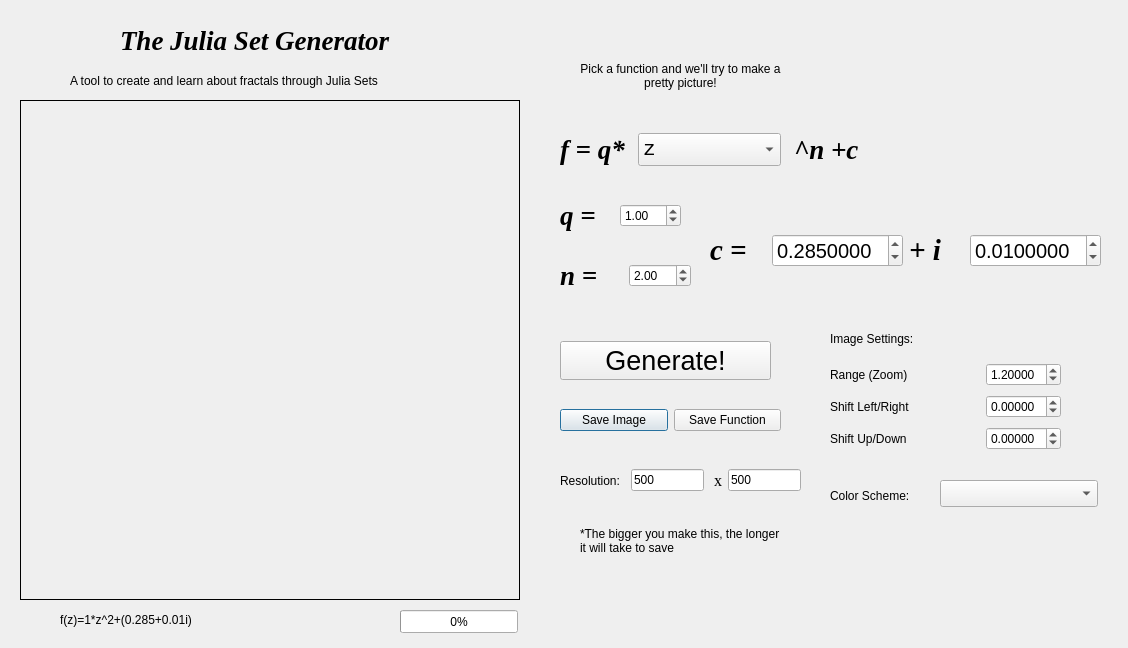
<?xml version="1.0" encoding="UTF-8"?>
<ui version="4.0">
 <class>Dialog</class>
 <widget class="QDialog" name="Dialog">
  <property name="geometry">
   <rect>
    <x>0</x>
    <y>0</y>
    <width>1128</width>
    <height>648</height>
   </rect>
  </property>
  <property name="sizePolicy">
   <sizepolicy hsizetype="Fixed" vsizetype="Fixed">
    <horstretch>0</horstretch>
    <verstretch>0</verstretch>
   </sizepolicy>
  </property>
  <property name="font">
   <font>
    <family>Ubuntu</family>
    <weight>50</weight>
    <italic>false</italic>
    <bold>false</bold>
   </font>
  </property>
  <property name="windowTitle">
   <string>The Julia Set Fractal Generator</string>
  </property>
  <widget class="QLabel" name="labeltitle">
   <property name="geometry">
    <rect>
     <x>120</x>
     <y>20</y>
     <width>281</width>
     <height>41</height>
    </rect>
   </property>
   <property name="font">
    <font>
     <family>Times New Roman</family>
     <pointsize>20</pointsize>
     <weight>75</weight>
     <italic>true</italic>
     <bold>true</bold>
    </font>
   </property>
   <property name="text">
    <string>The Julia Set Generator</string>
   </property>
  </widget>
  <widget class="QLabel" name="label">
   <property name="geometry">
    <rect>
     <x>70</x>
     <y>70</y>
     <width>401</width>
     <height>21</height>
    </rect>
   </property>
   <property name="text">
    <string>A tool to create and learn about fractals through Julia Sets</string>
   </property>
  </widget>
  <widget class="QLabel" name="label_5">
   <property name="geometry">
    <rect>
     <x>580</x>
     <y>50</y>
     <width>201</width>
     <height>51</height>
    </rect>
   </property>
   <property name="text">
    <string>Pick a function and we'll try to make a pretty picture!</string>
   </property>
   <property name="textFormat">
    <enum>Qt::AutoText</enum>
   </property>
   <property name="alignment">
    <set>Qt::AlignCenter</set>
   </property>
   <property name="wordWrap">
    <bool>true</bool>
   </property>
  </widget>
  <widget class="QLabel" name="lblTxt">
   <property name="geometry">
    <rect>
     <x>60</x>
     <y>610</y>
     <width>451</width>
     <height>20</height>
    </rect>
   </property>
   <property name="text">
    <string>f(z)=1*z^2+(0.285+0.01i)</string>
   </property>
  </widget>
  <widget class="QLabel" name="view">
   <property name="geometry">
    <rect>
     <x>20</x>
     <y>100</y>
     <width>500</width>
     <height>500</height>
    </rect>
   </property>
   <property name="frameShape">
    <enum>QFrame::Box</enum>
   </property>
   <property name="text">
    <string/>
   </property>
  </widget>
  <widget class="QWidget" name="horizontalLayoutWidget">
   <property name="geometry">
    <rect>
     <x>560</x>
     <y>450</y>
     <width>241</width>
     <height>61</height>
    </rect>
   </property>
   <layout class="QHBoxLayout" name="horizontalLayout_2">
    <item>
     <widget class="QLabel" name="label_3">
      <property name="text">
       <string>Resolution:</string>
      </property>
     </widget>
    </item>
    <item>
     <spacer name="horizontalSpacer">
      <property name="orientation">
       <enum>Qt::Horizontal</enum>
      </property>
      <property name="sizeHint" stdset="0">
       <size>
        <width>40</width>
        <height>20</height>
       </size>
      </property>
     </spacer>
    </item>
    <item>
     <widget class="QLineEdit" name="resX">
      <property name="text">
       <string>500</string>
      </property>
     </widget>
    </item>
    <item>
     <widget class="QLabel" name="label_2">
      <property name="font">
       <font>
        <family>Times New Roman</family>
        <pointsize>12</pointsize>
        <weight>50</weight>
        <italic>false</italic>
        <bold>false</bold>
       </font>
      </property>
      <property name="text">
       <string> x</string>
      </property>
     </widget>
    </item>
    <item>
     <widget class="QLineEdit" name="resY">
      <property name="text">
       <string>500</string>
      </property>
     </widget>
    </item>
   </layout>
  </widget>
  <widget class="QWidget" name="horizontalLayoutWidget_2">
   <property name="geometry">
    <rect>
     <x>560</x>
     <y>390</y>
     <width>221</width>
     <height>61</height>
    </rect>
   </property>
   <layout class="QHBoxLayout" name="horizontalLayout_3">
    <item>
     <widget class="QPushButton" name="btnSaveImage">
      <property name="text">
       <string>Save Image</string>
      </property>
     </widget>
    </item>
    <item>
     <widget class="QPushButton" name="btnSaveTxt">
      <property name="text">
       <string>Save Function</string>
      </property>
     </widget>
    </item>
   </layout>
  </widget>
  <widget class="QWidget" name="horizontalLayoutWidget_3">
   <property name="geometry">
    <rect>
     <x>560</x>
     <y>330</y>
     <width>211</width>
     <height>61</height>
    </rect>
   </property>
   <layout class="QHBoxLayout" name="horizontalLayout_4">
    <item>
     <widget class="QPushButton" name="btnGenSet">
      <property name="font">
       <font>
        <pointsize>20</pointsize>
        <weight>50</weight>
        <bold>false</bold>
       </font>
      </property>
      <property name="text">
       <string>Generate!</string>
      </property>
     </widget>
    </item>
   </layout>
  </widget>
  <widget class="QWidget" name="horizontalLayoutWidget_4">
   <property name="geometry">
    <rect>
     <x>710</x>
     <y>200</y>
     <width>391</width>
     <height>101</height>
    </rect>
   </property>
   <layout class="QHBoxLayout" name="horizontalLayout_5">
    <item>
     <widget class="QLabel" name="lblc">
      <property name="font">
       <font>
        <family>Times New Roman</family>
        <pointsize>22</pointsize>
        <weight>75</weight>
        <italic>true</italic>
        <bold>true</bold>
       </font>
      </property>
      <property name="text">
       <string>c =</string>
      </property>
     </widget>
    </item>
    <item>
     <widget class="QDoubleSpinBox" name="sbRealC">
      <property name="font">
       <font>
        <pointsize>15</pointsize>
       </font>
      </property>
      <property name="decimals">
       <number>7</number>
      </property>
      <property name="minimum">
       <double>-1.000000000000000</double>
      </property>
      <property name="maximum">
       <double>1.000000000000000</double>
      </property>
      <property name="singleStep">
       <double>0.001000000000000</double>
      </property>
      <property name="value">
       <double>0.285000000000000</double>
      </property>
     </widget>
    </item>
    <item>
     <widget class="QLabel" name="label_4">
      <property name="font">
       <font>
        <family>Times New Roman</family>
        <pointsize>22</pointsize>
        <weight>75</weight>
        <italic>true</italic>
        <bold>true</bold>
       </font>
      </property>
      <property name="text">
       <string>+ i</string>
      </property>
     </widget>
    </item>
    <item>
     <widget class="QDoubleSpinBox" name="sbImC">
      <property name="font">
       <font>
        <pointsize>15</pointsize>
       </font>
      </property>
      <property name="decimals">
       <number>7</number>
      </property>
      <property name="minimum">
       <double>-1.000000000000000</double>
      </property>
      <property name="maximum">
       <double>1.000000000000000</double>
      </property>
      <property name="singleStep">
       <double>0.001000000000000</double>
      </property>
      <property name="value">
       <double>0.010000000000000</double>
      </property>
     </widget>
    </item>
   </layout>
  </widget>
  <widget class="QWidget" name="horizontalLayoutWidget_5">
   <property name="geometry">
    <rect>
     <x>560</x>
     <y>119</y>
     <width>299</width>
     <height>61</height>
    </rect>
   </property>
   <layout class="QHBoxLayout" name="horizontalLayout_6">
    <item>
     <widget class="QLabel" name="lblFunction">
      <property name="font">
       <font>
        <family>Times New Roman</family>
        <pointsize>20</pointsize>
        <weight>75</weight>
        <italic>true</italic>
        <bold>true</bold>
       </font>
      </property>
      <property name="text">
       <string>f = q*</string>
      </property>
     </widget>
    </item>
    <item>
     <spacer name="horizontalSpacer_3">
      <property name="orientation">
       <enum>Qt::Horizontal</enum>
      </property>
      <property name="sizeHint" stdset="0">
       <size>
        <width>40</width>
        <height>20</height>
       </size>
      </property>
     </spacer>
    </item>
    <item>
     <widget class="QComboBox" name="cbFunction">
      <property name="font">
       <font>
        <family>Courier New</family>
        <pointsize>16</pointsize>
       </font>
      </property>
      <item>
       <property name="text">
        <string>z</string>
       </property>
      </item>
      <item>
       <property name="text">
        <string>sin(z)</string>
       </property>
      </item>
      <item>
       <property name="text">
        <string>cos(z)</string>
       </property>
      </item>
      <item>
       <property name="text">
        <string>tan(z)</string>
       </property>
      </item>
      <item>
       <property name="text">
        <string>exp(z)</string>
       </property>
      </item>
      <item>
       <property name="text">
        <string>exp(z^2)</string>
       </property>
      </item>
      <item>
       <property name="text">
        <string>exp(-z)</string>
       </property>
      </item>
      <item>
       <property name="text">
        <string>exp(-z^2)</string>
       </property>
      </item>
      <item>
       <property name="text">
        <string>ln(z)</string>
       </property>
      </item>
      <item>
       <property name="text">
        <string>sinh(z)</string>
       </property>
      </item>
      <item>
       <property name="text">
        <string>cosh(z)</string>
       </property>
      </item>
      <item>
       <property name="text">
        <string>tanh(z)</string>
       </property>
      </item>
     </widget>
    </item>
    <item>
     <spacer name="horizontalSpacer_2">
      <property name="orientation">
       <enum>Qt::Horizontal</enum>
      </property>
      <property name="sizeHint" stdset="0">
       <size>
        <width>40</width>
        <height>20</height>
       </size>
      </property>
     </spacer>
    </item>
    <item>
     <widget class="QLabel" name="lblexp">
      <property name="font">
       <font>
        <family>Times New Roman</family>
        <pointsize>20</pointsize>
        <weight>75</weight>
        <italic>true</italic>
        <bold>true</bold>
       </font>
      </property>
      <property name="text">
       <string>^n</string>
      </property>
     </widget>
    </item>
    <item>
     <widget class="QLabel" name="lblFunction_2">
      <property name="font">
       <font>
        <family>Times New Roman</family>
        <pointsize>20</pointsize>
        <weight>75</weight>
        <italic>true</italic>
        <bold>true</bold>
       </font>
      </property>
      <property name="text">
       <string>+c</string>
      </property>
     </widget>
    </item>
   </layout>
  </widget>
  <widget class="QWidget" name="horizontalLayoutWidget_6">
   <property name="geometry">
    <rect>
     <x>560</x>
     <y>190</y>
     <width>121</width>
     <height>51</height>
    </rect>
   </property>
   <layout class="QHBoxLayout" name="horizontalLayout_7">
    <item>
     <widget class="QLabel" name="lblq">
      <property name="font">
       <font>
        <family>Times New Roman</family>
        <pointsize>20</pointsize>
        <weight>75</weight>
        <italic>true</italic>
        <bold>true</bold>
       </font>
      </property>
      <property name="text">
       <string>q =</string>
      </property>
     </widget>
    </item>
    <item>
     <widget class="QDoubleSpinBox" name="sbQ">
      <property name="minimum">
       <double>-10.000000000000000</double>
      </property>
      <property name="maximum">
       <double>10.000000000000000</double>
      </property>
      <property name="value">
       <double>1.000000000000000</double>
      </property>
     </widget>
    </item>
   </layout>
  </widget>
  <widget class="QWidget" name="horizontalLayoutWidget_7">
   <property name="geometry">
    <rect>
     <x>560</x>
     <y>250</y>
     <width>131</width>
     <height>51</height>
    </rect>
   </property>
   <layout class="QHBoxLayout" name="horizontalLayout_8">
    <item>
     <widget class="QLabel" name="lbln">
      <property name="font">
       <font>
        <family>Times New Roman</family>
        <pointsize>20</pointsize>
        <weight>75</weight>
        <italic>true</italic>
        <bold>true</bold>
       </font>
      </property>
      <property name="text">
       <string>n =</string>
      </property>
     </widget>
    </item>
    <item>
     <widget class="QDoubleSpinBox" name="sbN">
      <property name="minimum">
       <double>-10.000000000000000</double>
      </property>
      <property name="maximum">
       <double>10.000000000000000</double>
      </property>
      <property name="value">
       <double>2.000000000000000</double>
      </property>
     </widget>
    </item>
   </layout>
  </widget>
  <widget class="QLabel" name="label_6">
   <property name="geometry">
    <rect>
     <x>580</x>
     <y>510</y>
     <width>201</width>
     <height>61</height>
    </rect>
   </property>
   <property name="text">
    <string>*The bigger you make this, the longer it will take to save</string>
   </property>
   <property name="wordWrap">
    <bool>true</bool>
   </property>
  </widget>
  <widget class="QProgressBar" name="progressBar">
   <property name="geometry">
    <rect>
     <x>400</x>
     <y>610</y>
     <width>118</width>
     <height>23</height>
    </rect>
   </property>
   <property name="value">
    <number>0</number>
   </property>
  </widget>
  <widget class="QLabel" name="label_12">
   <property name="geometry">
    <rect>
     <x>830</x>
     <y>330</y>
     <width>151</width>
     <height>17</height>
    </rect>
   </property>
   <property name="text">
    <string>Image Settings:</string>
   </property>
  </widget>
  <widget class="QWidget" name="gridLayoutWidget">
   <property name="geometry">
    <rect>
     <x>830</x>
     <y>360</y>
     <width>231</width>
     <height>95</height>
    </rect>
   </property>
   <layout class="QGridLayout" name="gridLayout">
    <item row="1" column="0">
     <widget class="QLabel" name="label_11">
      <property name="text">
       <string>Shift Left/Right</string>
      </property>
     </widget>
    </item>
    <item row="0" column="0">
     <widget class="QLabel" name="label_10">
      <property name="text">
       <string>Range (Zoom)</string>
      </property>
     </widget>
    </item>
    <item row="2" column="0">
     <widget class="QLabel" name="label_13">
      <property name="text">
       <string>Shift Up/Down</string>
      </property>
     </widget>
    </item>
    <item row="0" column="2">
     <widget class="QDoubleSpinBox" name="sbRange">
      <property name="decimals">
       <number>5</number>
      </property>
      <property name="minimum">
       <double>-2.000000000000000</double>
      </property>
      <property name="maximum">
       <double>2.000000000000000</double>
      </property>
      <property name="singleStep">
       <double>0.010000000000000</double>
      </property>
      <property name="value">
       <double>1.200000000000000</double>
      </property>
     </widget>
    </item>
    <item row="1" column="2">
     <widget class="QDoubleSpinBox" name="sbHoriz">
      <property name="decimals">
       <number>5</number>
      </property>
      <property name="minimum">
       <double>-2.000000000000000</double>
      </property>
      <property name="maximum">
       <double>2.000000000000000</double>
      </property>
      <property name="singleStep">
       <double>0.010000000000000</double>
      </property>
      <property name="value">
       <double>0.000000000000000</double>
      </property>
     </widget>
    </item>
    <item row="2" column="2">
     <widget class="QDoubleSpinBox" name="sbVert">
      <property name="decimals">
       <number>5</number>
      </property>
      <property name="minimum">
       <double>-2.000000000000000</double>
      </property>
      <property name="maximum">
       <double>2.000000000000000</double>
      </property>
      <property name="singleStep">
       <double>0.010000000000000</double>
      </property>
      <property name="value">
       <double>0.000000000000000</double>
      </property>
     </widget>
    </item>
    <item row="0" column="1">
     <spacer name="horizontalSpacer_4">
      <property name="orientation">
       <enum>Qt::Horizontal</enum>
      </property>
      <property name="sizeHint" stdset="0">
       <size>
        <width>40</width>
        <height>20</height>
       </size>
      </property>
     </spacer>
    </item>
   </layout>
  </widget>
  <widget class="QComboBox" name="cbColor">
   <property name="geometry">
    <rect>
     <x>940</x>
     <y>480</y>
     <width>158</width>
     <height>27</height>
    </rect>
   </property>
  </widget>
  <widget class="QLabel" name="label_7">
   <property name="geometry">
    <rect>
     <x>830</x>
     <y>480</y>
     <width>101</width>
     <height>31</height>
    </rect>
   </property>
   <property name="text">
    <string>Color Scheme:</string>
   </property>
  </widget>
 </widget>
 <resources/>
 <connections/>
</ui>
